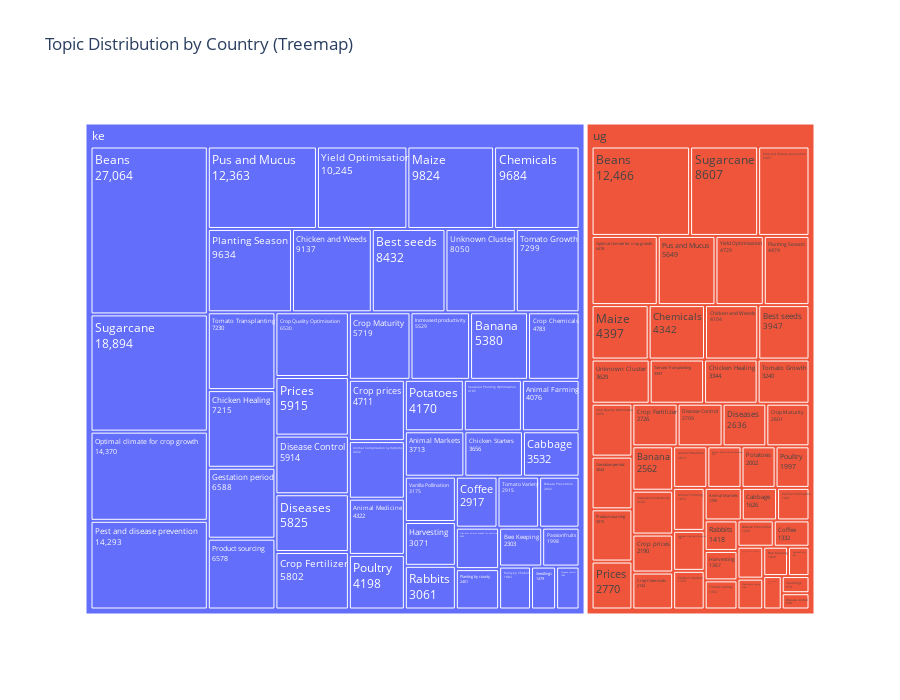

The notebook cell saved with this chart:
### Code cell
import plotly.express as px
import pandas as pd

# The tidy data structure showing Topic Counts per Country
topic_counts = final_df_timeplace.groupby(['question_user_country_code', 'Topic_Name']).size().reset_index(name='Topic_Count')

# Create the interactive Treemap
fig = px.treemap(
    topic_counts,
    path=['question_user_country_code', 'Topic_Name'],  # Define the hierarchy: Country holds Topic
    values='Topic_Count',            # Size of the rectangles determined by count
    color='question_user_country_code',                 # Color the top-level categories (Countries)
    title='Topic Distribution by Country (Treemap)',
    height=700
)

# Customize text displayed on the tiles
fig.update_traces(
    textinfo="label+value", # Show the Topic Name and its count on the tile
    hovertemplate='<b>%{label}</b><br>Count: %{value}<extra></extra>' # Clean up hover text
)

fig.show()

### Figure 1 — Plotly figure (JSON) as saved in the notebook; plotly's stock layout.template omitted (floating-point values rounded to 4 significant figures)
{"data": [{"branchvalues": "total", "customdata": [["ke"], ["ug"], ["ke"], ["ug"], ["ke"], ["ug"], ["ke"], ["ug"], ["ke"], ["ug"], ["ke"], ["ug"], ["ke"], ["ug"], ["ke"], ["ug"], ["ke"], ["ug"], ["ke"], ["ug"], ["ke"], ["ug"], ["ke"], ["ke"], ["ug"], ["ug"], ["ug"], ["ke"], ["ug"], ["ke"], ["ug"], ["ke"], ["ug"], ["ke"], ["ug"], ["ke"], ["ug"], ["ke"], ["ug"], ["ke"], ["tz"], ["ug"], ["ke"], ["ug"], ["ke"], ["ug"], ["ke"], ["ke"], ["ug"], ["ke"], ["ug"], ["ug"], ["ke"], ["ug"], ["ke"], ["ug"], ["ke"], ["ug"], ["ke"], ["ug"], ["ke"], ["ug"], ["ke"], ["ug"], ["ke"], ["ug"], ["ke"], ["ug"], ["ke"], ["ug"], ["ke"], ["ug"], ["ke"], ["ke"], ["ug"], ["ug"], ["ke"], ["ug"], ["ke"], ["ug"], ["ke"], ["ug"], ["ke"], ["ug"], ["ke"], ["ug"], ["ke"], ["ug"], ["ke"], ["ug"], ["ke"], ["ug"], ["ke"], ["ug"], ["ke"], ["ug"], ["ke"], ["ke"], ["ug"], ["ke"], ["tz"], ["ug"]], "domain": {"x": [0, 1], "y": [0, 1]}, "hovertemplate": "<b>%{label}</b><br>Count: %{value}<extra></extra>", "ids": ["ke/Animal Complication Symptoms", "ug/Chicken and Weeds", "ke/Coffee", "ug/Coffee", "ke/Crop Chemicals", "ug/Crop Chemicals", "ke/Crop Fertilizer", "ug/Crop Fertilizer", "ke/Crop Maturity", "ug/Crop Maturity", "ke/Crop Quality Optimisation", "ug/Crop Quality Optimisation", "ke/Crop prices", "ug/Crop prices", "ke/Disease Control", "ug/Disease Control", "ke/Disease Prevention", "ug/Disease Prevention", "ke/Disease control", "ug/Disease control", "ke/Diseases", "ug/Diseases", "ke/Chicken and Weeds", "ke/Gestation period", "ug/Chicken Starters", "ug/Chicken Healing", "ug/Animal Complication Symptoms", "ke/Animal Farming", "ug/Animal Farming", "ke/Animal Markets", "ug/Animal Markets", "ke/Animal Medicine", "ug/Animal Medicine", "ke/Banana", "ug/Banana", "ke/Beans", "ug/Beans", "ke/Bee Keeping", "ug/Bee Keeping", "ke/Best seeds", "tz/Best seeds", "ug/Best seeds", "ke/Cabbage", "ug/Cabbage", "ke/Chemicals", "ug/Chemicals", "ke/Chicken Healing", "ke/Chicken Starters", "ug/Gestation period", "ke/Harvesting", "ug/Harvesting", "ug/Product sourcing", "ke/Pus and Mucus", "ug/Pus and Mucus", "ke/Rabbits", "ug/Rabbits", "ke/Seasonal Planting Optimisation", "ug/Seasonal Planting Optimisation", "ke/Seedlings", "ug/Seedlings", "ke/Sugarcane", "ug/Sugarcane", "ke/Tomato Growth", "ug/Tomato Growth", "ke/Tomato Transplanting", "ug/Tomato Transplanting", "ke/Tomato Variety", "ug/Tomato Variety", "ke/Unknown Cluster", "ug/Unknown Cluster", "ke/Vanilla Pollination", "ug/Vanilla Pollination", "ke/Product sourcing", "ke/Yield Optimisation", "ug/Prices", "ug/Poultry", "ke/Increased productivity", "ug/Increased productivity", "ke/Kienyeji Chicken", "ug/Kienyeji Chicken", "ke/Maize", "ug/Maize", "ke/Optimal animal breeds for survivial", "ug/Optimal animal breeds for survivial", "ke/Optimal climate for crop growth", "ug/Optimal climate for crop growth", "ke/Passionfruits", "ug/Passionfruits", "ke/Pest and disease prevention", "ug/Pest and disease prevention", "ke/Planting Season", "ug/Planting Season", "ke/Planting by county", "ug/Planting by county", "ke/Potatoes", "ug/Potatoes", "ke/Poultry", "ke/Prices", "ug/Yield Optimisation", "ke", "tz", "ug"], "labels": ["Animal Complication Symptoms", "Chicken and Weeds", "Coffee", "Coffee", "Crop Chemicals", "Crop Chemicals", "Crop Fertilizer", "Crop Fertilizer", "Crop Maturity", "Crop Maturity", "Crop Quality Optimisation", "Crop Quality Optimisation", "Crop prices", "Crop prices", "Disease Control", "Disease Control", "Disease Prevention", "Disease Prevention", "Disease control", "Disease control", "Diseases", "Diseases", "Chicken and Weeds", "Gestation period", "Chicken Starters", "Chicken Healing", "Animal Complication Symptoms", "Animal Farming", "Animal Farming", "Animal Markets", "Animal Markets", "Animal Medicine", "Animal Medicine", "Banana", "Banana", "Beans", "Beans", "Bee Keeping", "Bee Keeping", "Best seeds", "Best seeds", "Best seeds", "Cabbage", "Cabbage", "Chemicals", "Chemicals", "Chicken Healing", "Chicken Starters", "Gestation period", "Harvesting", "Harvesting", "Product sourcing", "Pus and Mucus", "Pus and Mucus", "Rabbits", "Rabbits", "Seasonal Planting Optimisation", "Seasonal Planting Optimisation", "Seedlings", "Seedlings", "Sugarcane", "Sugarcane", "Tomato Growth", "Tomato Growth", "Tomato Transplanting", "Tomato Transplanting", "Tomato Variety", "Tomato Variety", "Unknown Cluster", "Unknown Cluster", "Vanilla Pollination", "Vanilla Pollination", "Product sourcing", "Yield Optimisation", "Prices", "Poultry", "Increased productivity", "Increased productivity", "Kienyeji Chicken", "Kienyeji Chicken", "Maize", "Maize", "Optimal animal breeds for survivial", "Optimal animal breeds for survivial", "Optimal climate for crop growth", "Optimal climate for crop growth", "Passionfruits", "Passionfruits", "Pest and disease prevention", "Pest and disease prevention", "Planting Season", "Planting Season", "Planting by county", "Planting by county", "Potatoes", "Potatoes", "Poultry", "Prices", "Yield Optimisation", "ke", "tz", "ug"], "marker": {"colors": ["#636efa", "#EF553B", "#636efa", "#EF553B", "#636efa", "#EF553B", "#636efa", "#EF553B", "#636efa", "#EF553B", "#636efa", "#EF553B", "#636efa", "#EF553B", "#636efa", "#EF553B", "#636efa", "#EF553B", "#636efa", "#EF553B", "#636efa", "#EF553B", "#636efa", "#636efa", "#EF553B", "#EF553B", "#EF553B", "#636efa", "#EF553B", "#636efa", "#EF553B", "#636efa", "#EF553B", "#636efa", "#EF553B", "#636efa", "#EF553B", "#636efa", "#EF553B", "#636efa", "#00cc96", "#EF553B", "#636efa", "#EF553B", "#636efa", "#EF553B", "#636efa", "#636efa", "#EF553B", "#636efa", "#EF553B", "#EF553B", "#636efa", "#EF553B", "#636efa", "#EF553B", "#636efa", "#EF553B", "#636efa", "#EF553B", "#636efa", "#EF553B", "#636efa", "#EF553B", "#636efa", "#EF553B", "#636efa", "#EF553B", "#636efa", "#EF553B", "#636efa", "#EF553B", "#636efa", "#636efa", "#EF553B", "#EF553B", "#636efa", "#EF553B", "#636efa", "#EF553B", "#636efa", "#EF553B", "#636efa", "#EF553B", "#636efa", "#EF553B", "#636efa", "#EF553B", "#636efa", "#EF553B", "#636efa", "#EF553B", "#636efa", "#EF553B", "#636efa", "#EF553B", "#636efa", "#636efa", "#EF553B", "#636efa", "#00cc96", "#EF553B"]}, "name": "", "parents": ["ke", "ug", "ke", "ug", "ke", "ug", "ke", "ug", "ke", "ug", "ke", "ug", "ke", "ug", "ke", "ug", "ke", "ug", "ke", "ug", "ke", "ug", "ke", "ke", "ug", "ug", "ug", "ke", "ug", "ke", "ug", "ke", "ug", "ke", "ug", "ke", "ug", "ke", "ug", "ke", "tz", "ug", "ke", "ug", "ke", "ug", "ke", "ke", "ug", "ke", "ug", "ug", "ke", "ug", "ke", "ug", "ke", "ug", "ke", "ug", "ke", "ug", "ke", "ug", "ke", "ug", "ke", "ug", "ke", "ug", "ke", "ug", "ke", "ke", "ug", "ug", "ke", "ug", "ke", "ug", "ke", "ug", "ke", "ug", "ke", "ug", "ke", "ug", "ke", "ug", "ke", "ug", "ke", "ug", "ke", "ug", "ke", "ke", "ug", "", "", ""], "textinfo": "label+value", "type": "treemap", "values": [4432, 4104, 2917, 1332, 4783, 2132, 5802, 2726, 5719, 2601, 6530, 3056, 4711, 2190, 5914, 2709, 2832, 1349, 1383, 640, 5825, 2636, 9137, 6588, 1723, 3344, 2011, 4076, 1916, 3713, 1705, 4322, 2013, 5380, 2562, 27064, 12466, 2303, 1029, 8432, 1, 3947, 3532, 1626, 9684, 4342, 7215, 3656, 3044, 3071, 1367, 3015, 12363, 5649, 3061, 1418, 4105, 1782, 1479, 673, 18894, 8607, 7299, 3240, 7230, 3397, 2915, 1352, 8050, 3629, 3175, 1491, 6578, 10245, 2770, 1997, 5529, 2529, 1882, 874, 9824, 4397, 2462, 1163, 14370, 6478, 1998, 891, 14293, 6497, 9634, 4474, 2401, 1124, 4170, 2002, 4198, 5915, 4729, 311091, 1, 142748]}], "layout": {"height": 700, "legend": {"tracegroupgap": 0}, "title": {"text": "Topic Distribution by Country (Treemap)"}}}
